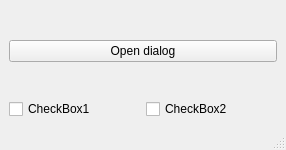
<?xml version="1.0" encoding="UTF-8"?>
<ui version="4.0">
 <class>MainWindow</class>
 <widget class="QMainWindow" name="MainWindow">
  <property name="geometry">
   <rect>
    <x>0</x>
    <y>0</y>
    <width>286</width>
    <height>150</height>
   </rect>
  </property>
  <property name="windowTitle">
   <string>MainWindow</string>
  </property>
  <widget class="QWidget" name="centralwidget">
   <layout class="QGridLayout" name="gridLayout">
    <item row="1" column="0">
     <layout class="QVBoxLayout" name="verticalLayout">
      <item>
       <widget class="QPushButton" name="openDialogBtn">
        <property name="text">
         <string>Open dialog</string>
        </property>
       </widget>
      </item>
      <item>
       <spacer name="verticalSpacer">
        <property name="orientation">
         <enum>Qt::Vertical</enum>
        </property>
        <property name="sizeHint" stdset="0">
         <size>
          <width>20</width>
          <height>40</height>
         </size>
        </property>
       </spacer>
      </item>
      <item>
       <layout class="QHBoxLayout" name="horizontalLayout">
        <item>
         <widget class="QCheckBox" name="checkBox1">
          <property name="text">
           <string>CheckBox1</string>
          </property>
         </widget>
        </item>
        <item>
         <widget class="QCheckBox" name="checkBox2">
          <property name="text">
           <string>CheckBox2</string>
          </property>
         </widget>
        </item>
       </layout>
      </item>
     </layout>
    </item>
    <item row="0" column="0">
     <spacer name="verticalSpacer_2">
      <property name="orientation">
       <enum>Qt::Vertical</enum>
      </property>
      <property name="sizeHint" stdset="0">
       <size>
        <width>20</width>
        <height>40</height>
       </size>
      </property>
     </spacer>
    </item>
   </layout>
  </widget>
  <widget class="QMenuBar" name="menubar">
   <property name="geometry">
    <rect>
     <x>0</x>
     <y>0</y>
     <width>286</width>
     <height>21</height>
    </rect>
   </property>
  </widget>
  <widget class="QStatusBar" name="statusbar"/>
 </widget>
 <resources/>
 <connections/>
</ui>
